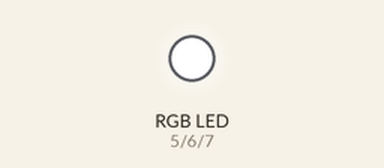
Simulated run of this sketch. Board: Arduino Uno, built with avr-gcc and run on an emulated ATmega328P. Shown: an RGB LED mixed from three pins (HIGH = lit).

Above: at 0.1 s.
Timing chart, 0 to 1.6 s (numbered marks = the images above):
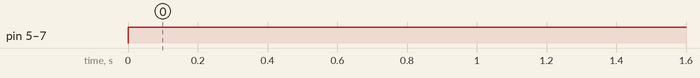

Measured:
- by itself, pin 5 (r), pin 6 (g), pin 7 (b): LOW → HIGH at 0.00 s

The sketch:

rgb_leb.ino
```cpp
int r = 5;
int g = 6;
int b = 7;

void setup(){
  Serial.begin(9600);
  pinMode(r, OUTPUT);
  pinMode(g, OUTPUT);
  pinMode(b, OUTPUT);
}

void loop(){
  digitalWrite(r, HIGH);
  digitalWrite(g, HIGH);
  digitalWrite(b, HIGH);
}
```
